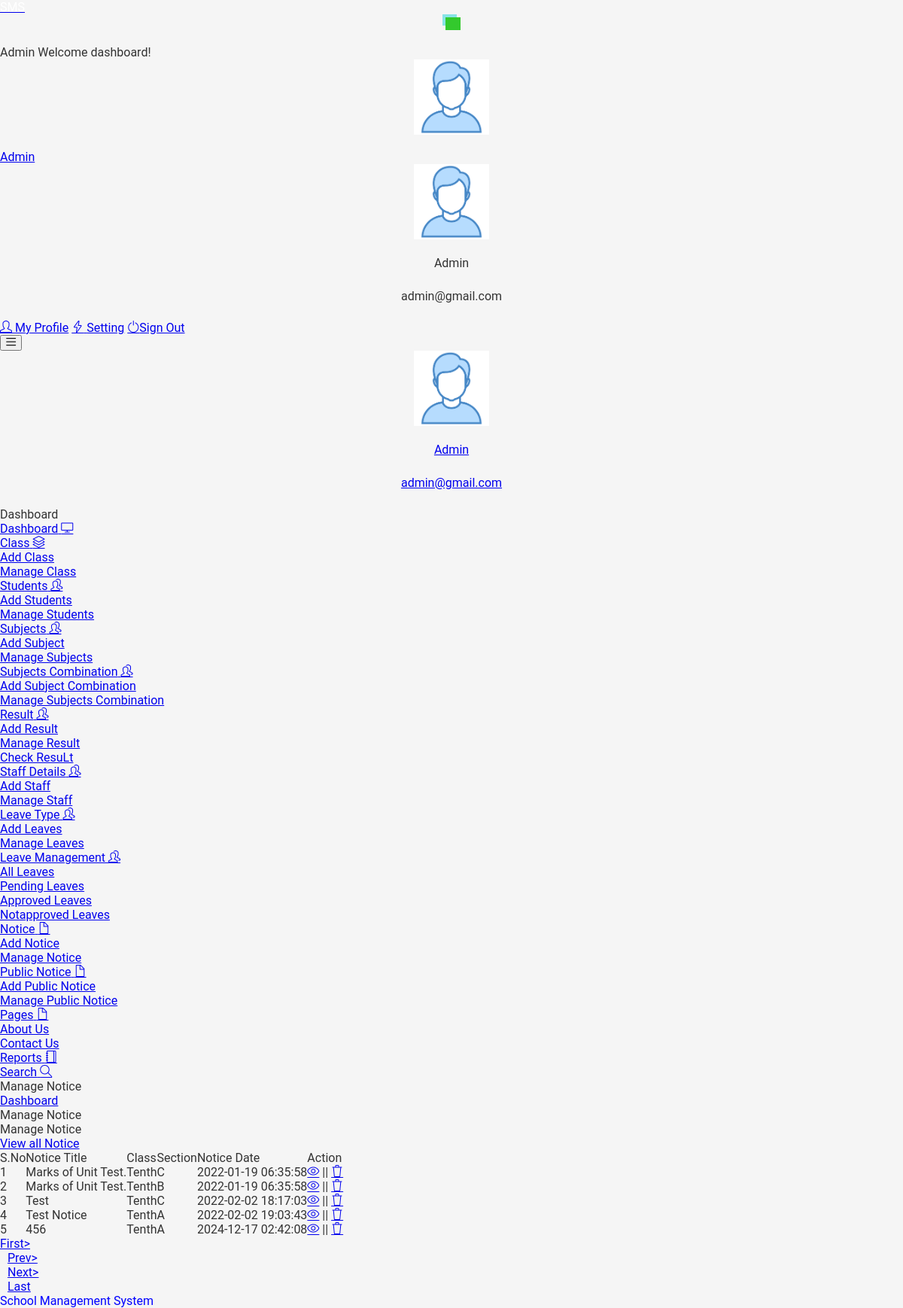
The app's page /studentms/admin/manage-notice.php (signed in) with its own data.
### tables this page shows
CREATE TABLE IF NOT EXISTS `tblnotice` (
  `id` int NOT NULL AUTO_INCREMENT,
  `NoticeTitle` mediumtext,
  `ClassId` int DEFAULT NULL,
  `NoticeMsg` mediumtext,
  `CreationDate` timestamp NULL DEFAULT CURRENT_TIMESTAMP,
  PRIMARY KEY (`id`)
);

CREATE TABLE IF NOT EXISTS `tblclass` (
  `id` int NOT NULL AUTO_INCREMENT,
  `ClassName` varchar(50) DEFAULT NULL,
  `ClassNameNumeric` int DEFAULT NULL,
  `Section` varchar(20) DEFAULT NULL,
  `CreationDate` timestamp NULL DEFAULT CURRENT_TIMESTAMP,
  PRIMARY KEY (`id`)
);

### studentms/admin/manage-notice.php (the view, shortened to what the rows shown need)
<?php
include('includes/dbconnection.php');
if (strlen($_SESSION['sturecmsaid']==0)) {
  header('location:logout.php');
  } else{
?>
<!DOCTYPE html>
<html lang="en">
  <head>
    <link rel="stylesheet" href="vendors/simple-line-icons/css/simple-line-icons.css">
    <link rel="stylesheet" href="vendors/flag-icon-css/css/flag-icon.min.css">
    <link rel="stylesheet" href="vendors/css/vendor.bundle.base.css">
    <link rel="stylesheet" href="./vendors/daterangepicker/daterangepicker.css">
    <link rel="stylesheet" href="./vendors/chartist/chartist.min.css">
    <link rel="stylesheet" href="./css/style.css">
  </head>
  <body>
    <div class="container-scroller">
     <?php include_once('includes/header.php');?>
      <div class="container-fluid page-body-wrapper">
        <?php include_once('includes/sidebar.php');?>
        <div class="main-panel">
          <div class="content-wrapper">
            <div class="row">
              <div class="col-md-12 grid-margin stretch-card">
                <div class="card">
                  <div class="card-body">
                    <div class="table-responsive border rounded p-1">
                      <table class="table">
                        <thead>
                          <tr>
                            <th class="font-weight-bold">S.No</th>
                            <th class="font-weight-bold">Notice Title</th>
                            <th class="font-weight-bold">Class</th>
                            <th class="font-weight-bold">Section</th>
                            <th class="font-weight-bold">Notice Date</th>
                            <th class="font-weight-bold">Action</th>
                          </tr>
                        </thead>
                        <tbody>
                           <?php
                           if (isset($_GET['pageno'])) {
            $pageno = $_GET['pageno'];
        } else {
            $pageno = 1;
        }
        $no_of_records_per_page =15;
        $offset = ($pageno-1) * $no_of_records_per_page;
$sql="SELECT tblclass.id,tblclass.ClassName,tblclass.Section,tblnotice.NoticeTitle,tblnotice.CreationDate,tblnotice.ClassId,tblnotice.id as nid from tblnotice join tblclass on tblclass.id=tblnotice.ClassId LIMIT $offset, $no_of_records_per_page";
$query = $dbh -> prepare($sql);
$query->execute();
$results=$query->fetchAll(PDO::FETCH_OBJ);
$cnt=1;
if($query->rowCount() > 0)
{
foreach($results as $row)
{               ?>
                          <tr>
                            <td><?php echo htmlentities($cnt);?></td>
                            <td><?php  echo htmlentities($row->NoticeTitle);?></td>
                            <td><?php  echo htmlentities($row->ClassName);?></td>
                            <td><?php  echo htmlentities($row->Section);?></td>
                            <td><?php  echo htmlentities($row->CreationDate);?></td>
                            <td>
                              <div><a href="edit-notice-detail.php?editid=<?php echo htmlentities ($row->id);?>"><i class="icon-eye"></i></a>
                                                || <a href="manage-notice.php?delid=<?php echo ($row->id);?>" onclick="return confirm('Do you really want to Delete ?');"> <i class="icon-trash"></i></a></div>
                            </td>
                          </tr><?php $cnt=$cnt+1;}} ?>
                        </tbody>
                      </table>
                    </div>
                  </div>
                </div>
              </div>
            </div>
          </div>
        </div>
      </div>
    </div>
  </body>
</html><?php }  ?>

### studentms/admin/includes/header.php (shortened to what the rows shown need)
 <nav class="navbar default-layout-navbar col-lg-12 col-12 p-0 fixed-top d-flex flex-row">
        </div><?php
         $aid= $_SESSION['sturecmsaid'];
$sql="SELECT * from tbladmin where id=:aid";
$query = $dbh -> prepare($sql);
$query->bindParam(':aid',$aid,PDO::PARAM_STR);
$query->execute();
$results=$query->fetchAll(PDO::FETCH_OBJ);
$cnt=1;
if($query->rowCount() > 0)
{
foreach($results as $row)
{               ?>
        <div class="navbar-menu-wrapper d-flex align-items-center flex-grow-1">
          <h5 class="mb-0 font-weight-medium d-none d-lg-flex"><?php  echo htmlentities($row->AdminName);?> Welcome dashboard!</h5>
          <ul class="navbar-nav navbar-nav-right ml-auto">
            <li class="nav-item dropdown d-none d-xl-inline-flex user-dropdown">
              <a class="nav-link dropdown-toggle" id="UserDropdown" href="#" data-toggle="dropdown" aria-expanded="false">
                <img class="img-xs rounded-circle ml-2" src="images/faces/face8.jpg" alt="Profile image"> <span class="font-weight-normal"> <?php  echo htmlentities($row->AdminName);?> </span></a>
              <div class="dropdown-menu dropdown-menu-right navbar-dropdown" aria-labelledby="UserDropdown">
                <div class="dropdown-header text-center">
                  <img class="img-md rounded-circle" src="images/faces/face8.jpg" alt="Profile image">
                  <p class="mb-1 mt-3"><?php  echo htmlentities($row->AdminName);?></p>
                  <p class="font-weight-light text-muted mb-0"><?php  echo htmlentities($row->Email);?></p>
                </div><?php $cnt=$cnt+1;}} ?>
              </div>
            </li>
          </ul>
          <button class="navbar-toggler navbar-toggler-right d-lg-none align-self-center" type="button" data-toggle="offcanvas">
            <span class="icon-menu"></span>
          </button>
        </div>
      </nav>

### studentms/admin/includes/sidebar.php (shortened to what the rows shown need)
<nav class="sidebar sidebar-offcanvas" id="sidebar">
          <ul class="nav">
            <li class="nav-item nav-profile">
              <a href="#" class="nav-link">
                <div class="text-wrapper">
                  <?php
         $aid= $_SESSION['sturecmsaid'];
$sql="SELECT * from tbladmin where id=:aid";
$query = $dbh -> prepare($sql);
$query->bindParam(':aid',$aid,PDO::PARAM_STR);
$query->execute();
$results=$query->fetchAll(PDO::FETCH_OBJ);
$cnt=1;
if($query->rowCount() > 0)
{
foreach($results as $row)
{               ?>
                  <p class="profile-name"><?php  echo htmlentities($row->AdminName);?></p>
                  <p class="designation"><?php  echo htmlentities($row->Email);?></p><?php $cnt=$cnt+1;}} ?>
                </div>
              </a>
            </li>
          </ul>
        </nav>

### records on screen
tblnotice: NoticeTitle "Marks of Unit Test.", ClassId.ClassName "Tenth", ClassId.Section "C", CreationDate "2022-01-19 06:35:58"
tblnotice: NoticeTitle "Marks of Unit Test.", ClassId.ClassName "Tenth", ClassId.Section "B", CreationDate "2022-01-19 06:35:58"
tblnotice: NoticeTitle "Test", ClassId.ClassName "Tenth", ClassId.Section "C", CreationDate "2022-02-02 18:17:03"
tblnotice: NoticeTitle "Test Notice", ClassId.ClassName "Tenth", ClassId.Section "A", CreationDate "2022-02-02 19:03:43"
tblnotice: NoticeTitle "456", ClassId.ClassName "Tenth", ClassId.Section "A", CreationDate "2024-12-17 02:42:08"

### other values on screen
$row->AdminName "Admin"
$row->Email "admin@gmail.com"
